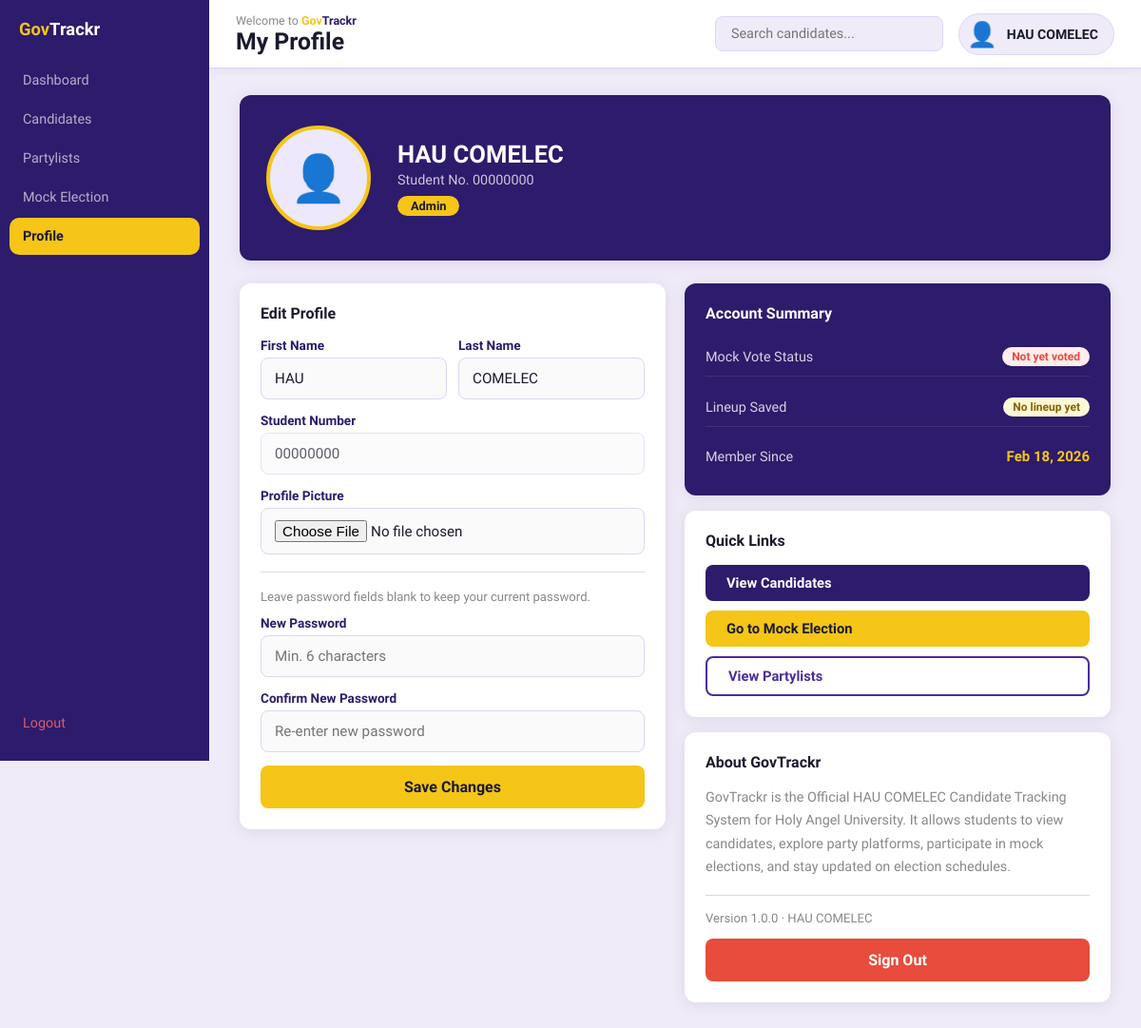
The app's page /profile.php (signed in) with its own data.
### tables this page shows
CREATE TABLE IF NOT EXISTS users (
    id          INT             NOT NULL AUTO_INCREMENT PRIMARY KEY,
    student_number VARCHAR(20)  NOT NULL UNIQUE,
    first_name     VARCHAR(80)  NOT NULL,
    last_name      VARCHAR(80)  NOT NULL,
    password       VARCHAR(255) NOT NULL,          
    role           ENUM('student','admin') DEFAULT 'student',
    college        VARCHAR(10)  DEFAULT NULL,
    profile_pic    VARCHAR(255) DEFAULT NULL,
    created_at     TIMESTAMP    NOT NULL DEFAULT CURRENT_TIMESTAMP
);

### profile.php (the view, shortened to what this page needs)
<?php
$user_id    = $_SESSION['user_id'];
$conn = getDatabaseConnection();
$user = $conn->query("SELECT * FROM users WHERE id = $user_id")->fetch_assoc();
?>
<!DOCTYPE html>
<html lang="en">
<head>
    <link rel="stylesheet" href="css/styles.css">
</head>
<body class="dash-body">
<?php include 'includes/sidebar.php'; ?>
<div style="flex:1; display:flex; flex-direction:column;">
    <?php include 'includes/topbar.php'; ?>
    <main class="dash-content">
        <div class="profile-header">
            <div class="profile-pic-wrap">
                <?php if ($user['profile_pic']): ?>
                    <img src="<?= htmlspecialchars($user['profile_pic']) ?>" alt="Profile" class="profile-pic">
                <?php else: ?>
                    <div class="profile-pic">👤</div>
                <?php endif; ?>
            </div>
            <div>
                <div class="profile-name"><?= htmlspecialchars($user['first_name'] . ' ' . $user['last_name']) ?></div>
                <div class="profile-sn">Student No. <?= htmlspecialchars($user['student_number']) ?></div>
                <span class="profile-role"><?= ucfirst($user['role']) ?></span>
            </div>
        </div>
        <div class="grid-2" style="align-items:start;">
            <div class="card">
                <h3 class="card-title">Edit Profile</h3>
                <form method="POST" action="" enctype="multipart/form-data">
                    <div class="input-row">
                        <div class="form-group">
                            <label class="form-label">First Name</label>
                            <div class="input-wrap">
                                <input type="text" name="first_name" value="<?= htmlspecialchars($user['first_name']) ?>" required>
                            </div>
                        </div>
                        <div class="form-group">
                            <label class="form-label">Last Name</label>
                            <div class="input-wrap">
                                <input type="text" name="last_name" value="<?= htmlspecialchars($user['last_name']) ?>" required>
                            </div>
                        </div>
                    </div>
                    <div class="form-group">
                        <label class="form-label">Student Number</label>
                        <div class="input-wrap" style="opacity:.7;">
                            <input type="text" value="<?= htmlspecialchars($user['student_number']) ?>" disabled>
                        </div>
                    </div>
                    <div class="form-group">
                        <label class="form-label">Profile Picture</label>
                        <div class="input-wrap" style="padding:8px 14px;">
                            <input type="file" name="profile_pic" accept="image/*" style="padding:4px 0;">
                        </div>
                    </div>
                    <hr style="border:none; border-top:1px solid var(--border); margin:18px 0;">
                    <p style="font-size:.82rem; color:var(--muted); margin-bottom:12px;">Leave password fields blank to keep your current password.</p>
                    <div class="form-group">
                        <label class="form-label">New Password</label>
                        <div class="input-wrap">
                            <input type="password" name="new_password" placeholder="Min. 6 characters">
                        </div>
                    </div>
                    <div class="form-group">
                        <label class="form-label">Confirm New Password</label>
                        <div class="input-wrap">
                            <input type="password" name="confirm_password" placeholder="Re-enter new password">
                        </div>
                    </div>
                    <button type="submit" class="btn btn-gold btn-full">Save Changes</button>
                </form>
            </div>
            <div style="display:flex; flex-direction:column; gap:16px;">
                <div class="card card-dark">
                    <h3 class="card-title">Account Summary</h3>
                    <?php
                    $voted = $conn->query("SELECT COUNT(*) AS n FROM votes WHERE voter_id=$user_id")->fetch_assoc()['n'];
                    $lineup_count = $conn->query("SELECT COUNT(*) AS n FROM lineups WHERE user_id=$user_id")->fetch_assoc()['n'];
                    ?>
                    <div style="display:flex; flex-direction:column; gap:12px; margin-top:4px;">
                        <div style="display:flex; justify-content:space-between; align-items:center; padding:10px 0; border-bottom:1px solid rgba(255,255,255,.1);">
                            <span style="opacity:.8; font-size:.9rem;">Mock Vote Status</span>
                            <span class="badge <?= $voted ? 'badge-green' : 'badge-red' ?>">
                                <?= $voted ? 'Voted' : 'Not yet voted' ?>
                            </span>
                        </div>
                        <div style="display:flex; justify-content:space-between; align-items:center; padding:10px 0; border-bottom:1px solid rgba(255,255,255,.1);">
                            <span style="opacity:.8; font-size:.9rem;">Lineup Saved</span>
                            <span class="badge <?= $lineup_count ? 'badge-green' : 'badge-gold' ?>">
                                <?= $lineup_count ? "$lineup_count picks saved" : 'No lineup yet' ?>
                            </span>
                        </div>
                        <div style="display:flex; justify-content:space-between; align-items:center; padding:10px 0;">
                            <span style="opacity:.8; font-size:.9rem;">Member Since</span>
                            <span style="color:var(--gold); font-weight:700;"><?= date('M j, Y', strtotime($user['created_at'])) ?></span>
                        </div>
                    </div>
                </div>
                <div class="card">
                    <h3 class="card-title">Quick Links</h3>
                    <div style="display:flex; flex-direction:column; gap:10px;">
                        <a href="candidates.php"   class="btn btn-purple">View Candidates</a>
                        <a href="mock_election.php" class="btn btn-gold">Go to Mock Election</a>
                        <a href="partylists.php"   class="btn btn-outline">View Partylists</a>
                    </div>
                </div>
                <div class="card">
                <h3 class="card-title">About GovTrackr</h3>
                <p style="font-size:.9rem; line-height:1.7; color:var(--muted);">
                    GovTrackr is the Official HAU COMELEC Candidate Tracking System for Holy Angel University.
                    It allows students to view candidates, explore party platforms, participate in mock elections,
                    and stay updated on election schedules.
                </p>
                <hr style="border:none; border-top:1px solid var(--border); margin:16px 0;">
                <p style="font-size:.82rem; color:var(--muted);">Version 1.0.0 · HAU COMELEC</p>
                <a href="logout.php" class="btn btn-danger btn-full" style="margin-top:14px;"
                   onclick="return confirm('Are you sure you want to log out?')">
                    Sign Out
                </a>
            </div>
            </div>
        </div>
    </main>
</div>
</body>
</html>

### css/styles.css (style rules this page uses)
*, *::before, *::after { box-sizing: border-box; margin: 0; padding: 0; }
:root { --purple-dark: #2D1B6B; --purple-mid: #4A2D9B; --purple-light: #7B5EA7; --purple-soft: #EDE8FB; --gold: #F5C518; --gold-dark: #D4A800; --gold-light: #FFF8D6; --bg: #F0EBF8; --card: #FFFFFF; --text: #1A1A2E; --muted: #888; --border: #DDD6F5; --danger: #E74C3C; --success: #27AE60; --sidebar-w: 220px; --sidebar-w-col: 60px; --topbar-h: 72px; --radius: 12px; --shadow: 0 2px 16px rgba(45,27,107,.10); }
body { font-family: 'Kodchasan', sans-serif !important; color: var(--text); background: var(--bg); font-size: 15px; }
a { text-decoration: none; color: inherit; }
input, textarea, select, button { font-family: inherit; }
.btn { display: inline-flex; align-items: center; gap: 6px; padding: 10px 22px; border-radius: 8px; border: none; cursor: pointer; font-weight: 600; font-size: 0.92rem; transition: filter .15s, transform .1s; }
.btn-gold { background: var(--gold); color: var(--text); }
.btn-purple { background: var(--purple-dark); color: #fff; }
.btn-outline { background: transparent; border: 2px solid var(--purple-mid); color: var(--purple-mid); }
.btn-danger { background: var(--danger); color: #fff; }
.btn-full { width: 100%; justify-content: center; padding: 13px; font-size: 1rem; }
.form-group { margin-bottom: 14px; }
.form-label { display: block; font-size: 0.85rem; font-weight: 600; color: var(--purple-dark); margin-bottom: 5px; }
.input-wrap { display: flex; align-items: center; gap: 10px; border: 1.5px solid var(--border); border-radius: 8px; padding: 0 14px; background: #FAFAFA; transition: border-color .2s; }
.input-wrap input, .input-wrap textarea, .input-wrap select { border: none; outline: none; background: transparent; width: 100%; padding: 12px 0; font-size: 0.95rem; color: var(--text); }
.input-row { display: flex; gap: 12px; }
.input-row .form-group { flex: 1; }
.dash-body { display: flex; min-height: 100vh; }
.dash-content { margin-left: var(--sidebar-w); margin-top: var(--topbar-h); padding: 28px 32px; min-height: calc(100vh - var(--topbar-h)); display: flex; flex-direction: column; gap: 24px; }
.card { background: var(--card); border-radius: var(--radius); padding: 22px; box-shadow: var(--shadow); }
.card-title { font-size: 1rem; font-weight: 700; color: var(--text); margin-bottom: 16px; }
.card-dark { background: var(--purple-dark); color: #fff; }
.card-dark .card-title { color: #fff; }
.grid-2 { display: grid; grid-template-columns: 1fr 1fr; gap: 20px; }
.profile-header { display: flex; align-items: center; gap: 28px; background: var(--purple-dark); color: #fff; border-radius: var(--radius); padding: 32px 28px; box-shadow: var(--shadow); }
.profile-pic-wrap { position: relative; }
.profile-pic { width: 110px; height: 110px; border-radius: 50%; object-fit: cover; border: 4px solid var(--gold); background: var(--purple-soft); display: flex; align-items: center; justify-content: center; font-size: 3rem; }
.profile-name { font-size: 1.6rem; font-weight: 800; }
.profile-sn { font-size: 0.9rem; opacity: .75; margin-top: 4px; }
.profile-role { display: inline-block; background: var(--gold); color: var(--text); padding: 3px 14px; border-radius: 30px; font-size: 0.8rem; font-weight: 700; margin-top: 8px; }
.badge { display: inline-block; padding: 3px 10px; border-radius: 30px; font-size: 0.75rem; font-weight: 700; }
.badge-gold { background: var(--gold-light); color: #856404; }
.badge-red { background: #FDEDED; color: var(--danger); }

### records on screen
users: first_name+last_name "HAU COMELEC", student_number "00000000", role "Admin", first_name "HAU", last_name "COMELEC", created_at "Feb 18, 2026"

### other values on screen
$p['label'] "Dashboard"
$p['label'] "Candidates"
$p['label'] "Partylists"
$p['label'] "Mock Election"
$p['label'] "Profile"
$pageTitle "My Profile"
$userName "HAU COMELEC"
